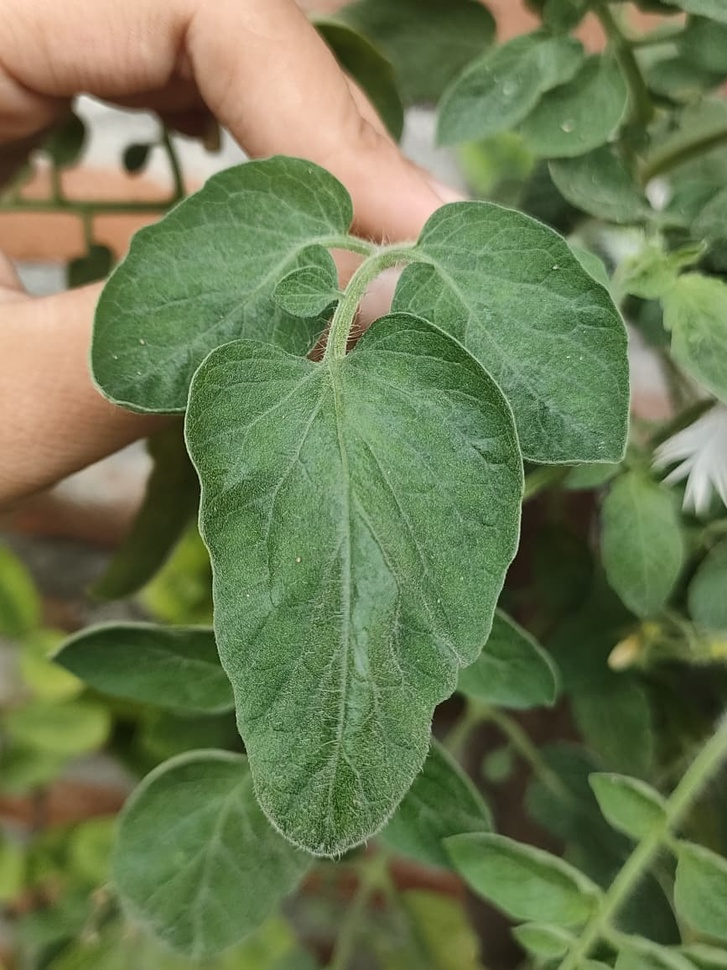
#> input picture pcv/scripts/Analysis/daun 12.jpg, 727 x 970 px, shrunk from 867 x 1156 before the run, given in place of daun 12.png, which was not available
$ python test_analysis.py
#> lines starting #> are read from the running program, lines starting #| are printed output that depends on the picture; pictures that were not available may be replaced by others from this repository, and a replacement may not be noted
### pcv/scripts/Analysis/analysis.py
import cv2

def calculate_health_percentage(leaf_mask, symptom_mask):
    """
    Menghitung luas area daun, area gejala, dan persentase gejala & kesehatan.
    """
    # --- 1. Hitung area ---
    area_daun = cv2.countNonZero(leaf_mask)
    area_gejala = cv2.countNonZero(symptom_mask)

    # --- 2. Cegah pembagian dengan nol ---
    if area_daun == 0:
        symptom_percentage = 0.0
    else:
        symptom_percentage = (area_gejala / area_daun) * 100

    health_percentage = 100 - symptom_percentage

    # --- 3. Kembalikan hasil dalam bentuk dict ---
    return {
        "area_daun": area_daun,
        "area_gejala": area_gejala,
        "symptom_percentage": round(symptom_percentage, 2),
        "health_percentage": round(health_percentage, 2)
    }

# Contoh uji (opsional)
# [10 lines that do not run on import are left out]

### pcv/scripts/Analysis/test_analysis.py
import cv2
from analysis import calculate_health_percentage

# === 1. Baca gambar mask statis ===
leaf_mask = cv2.imread("d:/projek pcv/minggu10/daun 12.png", cv2.IMREAD_GRAYSCALE)
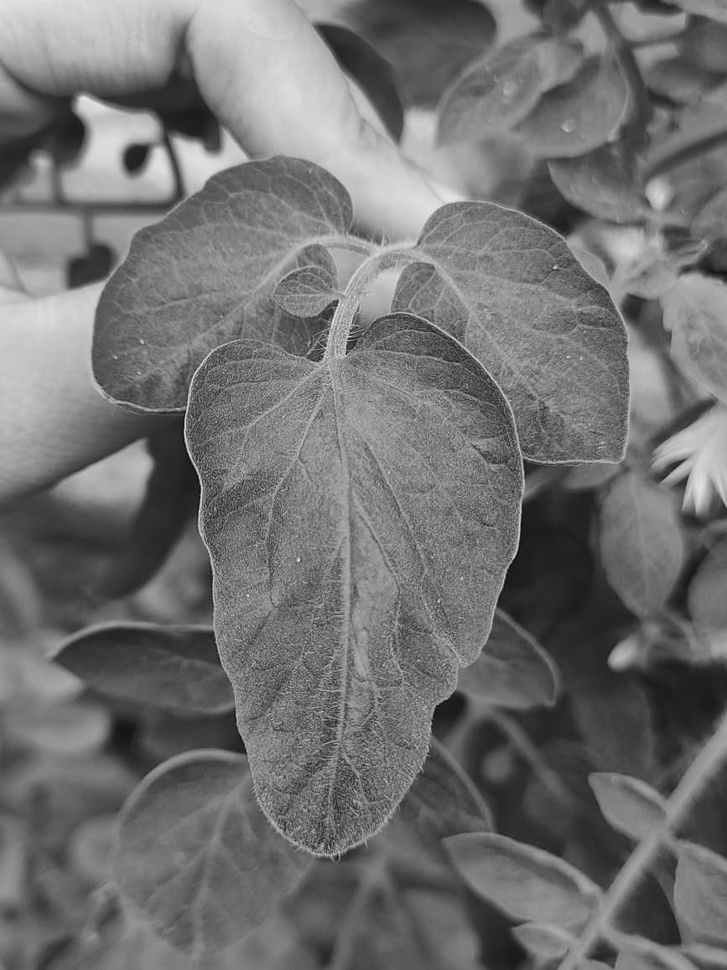
#> leaf_mask: shape (970, 727); min 6, max 249, mean 112.7
symptom_mask = cv2.imread("d:/projek pcv/minggu10/daun 4.png", cv2.IMREAD_GRAYSCALE)
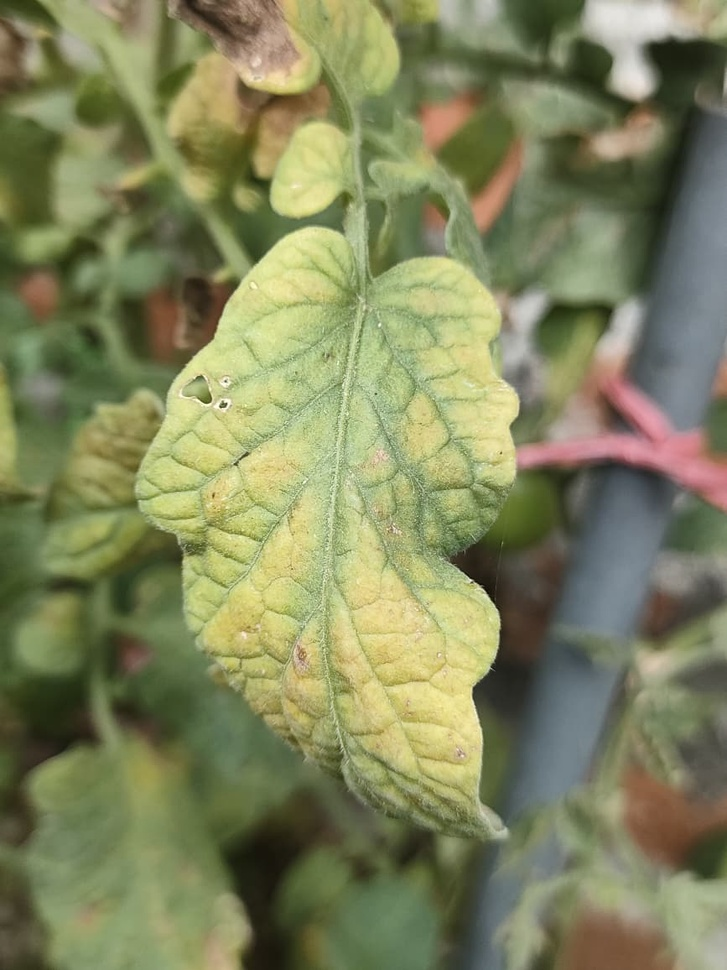
#> input picture pcv/scripts/Analysis/daun 4.jpg, 727 x 970 px, shrunk from 867 x 1156 before the run, given in place of daun 4.png, which was not available
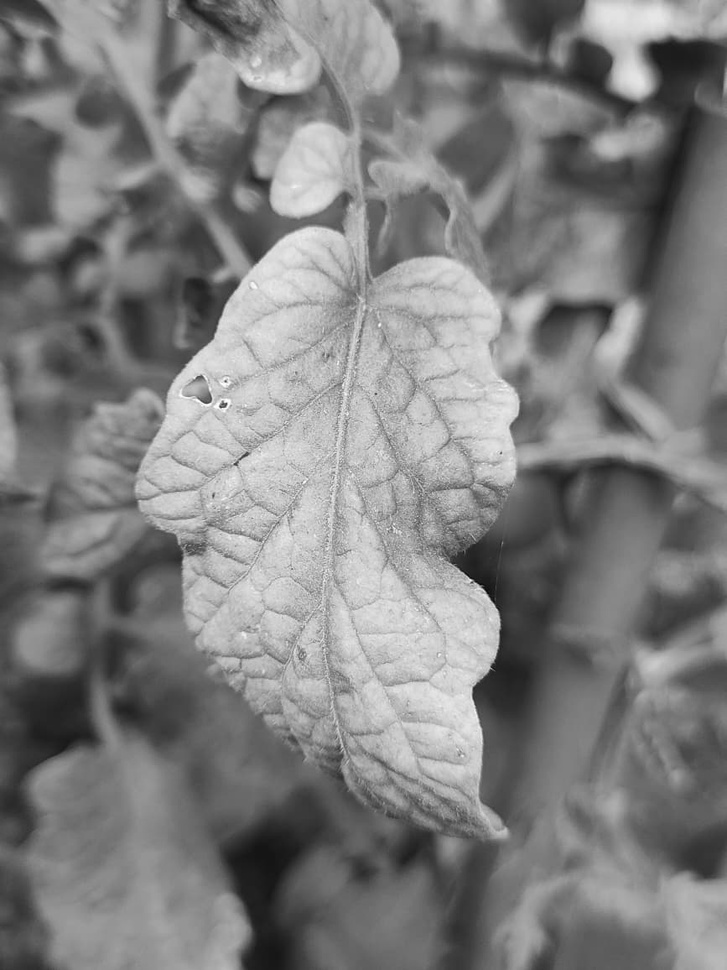
#> symptom_mask: shape (970, 727); min 8, max 255, mean 127.2

# === 2. Jalankan fungsi perhitungan ===
result = calculate_health_percentage(leaf_mask, symptom_mask)
#> in calculate_health_percentage, `area_daun = cv2.countNonZero(leaf_mask)`: area_daun = 705190
#> in calculate_health_percentage, `symptom_percentage = (area_gejala / area_daun) * 100`: symptom_percentage = 100
#> in calculate_health_percentage, `health_percentage = 100 - symptom_percentage`: health_percentage = 0
#> result = {'area_daun': 705190, 'area_gejala': 705190, 'symptom_percentage': 100, 'health_percentage': 0}

# === 3. Tampilkan hasil ===
print(f"Persentase gejala: {result['symptom_percentage']:.2f}%")
#| Persentase gejala: 100.00%
print(f"Persentase kesehatan daun: {result['health_percentage']:.2f}%")
#| Persentase kesehatan daun: 0.00%

# === 4. Laporan hasil tes ===
print("Laporan Tes: Perhitungan persentase sudah benar ")
